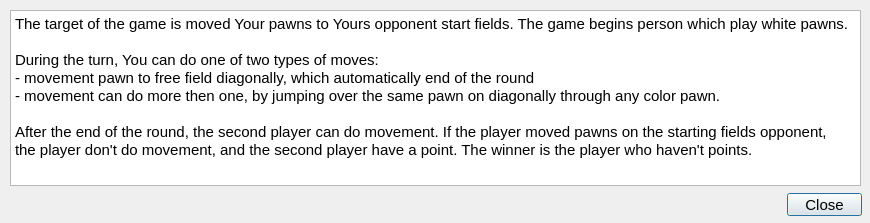
<?xml version="1.0" encoding="UTF-8"?>
<ui version="4.0">
 <class>rules_window</class>
 <widget class="QDialog" name="rules_window">
  <property name="geometry">
   <rect>
    <x>0</x>
    <y>0</y>
    <width>870</width>
    <height>223</height>
   </rect>
  </property>
  <property name="font">
   <font>
    <pointsize>11</pointsize>
   </font>
  </property>
  <property name="windowTitle">
   <string>Game rules</string>
  </property>
  <property name="windowIcon">
   <iconset resource="images.qrc">
    <normaloff>:/images/icon.ico</normaloff>:/images/icon.ico</iconset>
  </property>
  <widget class="QPushButton" name="pushButton">
   <property name="geometry">
    <rect>
     <x>787</x>
     <y>193</y>
     <width>75</width>
     <height>23</height>
    </rect>
   </property>
   <property name="text">
    <string>Close</string>
   </property>
  </widget>
  <widget class="QTextBrowser" name="textBrowser">
   <property name="geometry">
    <rect>
     <x>10</x>
     <y>10</y>
     <width>851</width>
     <height>176</height>
    </rect>
   </property>
   <property name="html">
    <string>&lt;!DOCTYPE HTML PUBLIC &quot;-//W3C//DTD HTML 4.0//EN&quot; &quot;http://www.w3.org/TR/REC-html40/strict.dtd&quot;&gt;
&lt;html&gt;&lt;head&gt;&lt;meta name=&quot;qrichtext&quot; content=&quot;1&quot; /&gt;&lt;style type=&quot;text/css&quot;&gt;
p, li { white-space: pre-wrap; }
&lt;/style&gt;&lt;/head&gt;&lt;body style=&quot; font-family:'MS Shell Dlg 2'; font-size:11pt; font-weight:400; font-style:normal;&quot;&gt;
&lt;p style=&quot; margin-top:0px; margin-bottom:0px; margin-left:0px; margin-right:0px; -qt-block-indent:0; text-indent:0px;&quot;&gt;The target of the game is moved Your pawns to Yours opponent start fields. The game begins person which play white pawns.&lt;/p&gt;
&lt;p style=&quot;-qt-paragraph-type:empty; margin-top:0px; margin-bottom:0px; margin-left:0px; margin-right:0px; -qt-block-indent:0; text-indent:0px;&quot;&gt;&lt;br /&gt;&lt;/p&gt;
&lt;p style=&quot; margin-top:0px; margin-bottom:0px; margin-left:0px; margin-right:0px; -qt-block-indent:0; text-indent:0px;&quot;&gt;During the turn, You can do one of two types of moves:&lt;/p&gt;
&lt;p style=&quot; margin-top:0px; margin-bottom:0px; margin-left:0px; margin-right:0px; -qt-block-indent:0; text-indent:0px;&quot;&gt;- movement pawn to free field diagonally, which automatically end of the round&lt;/p&gt;
&lt;p style=&quot; margin-top:0px; margin-bottom:0px; margin-left:0px; margin-right:0px; -qt-block-indent:0; text-indent:0px;&quot;&gt;- movement can do more then one, by jumping over the same pawn on diagonally through any color pawn.&lt;/p&gt;
&lt;p style=&quot;-qt-paragraph-type:empty; margin-top:0px; margin-bottom:0px; margin-left:0px; margin-right:0px; -qt-block-indent:0; text-indent:0px;&quot;&gt;&lt;br /&gt;&lt;/p&gt;
&lt;p style=&quot; margin-top:0px; margin-bottom:0px; margin-left:0px; margin-right:0px; -qt-block-indent:0; text-indent:0px;&quot;&gt;After the end of the round, the second player can do movement. If the player moved pawns on the starting fields opponent,&lt;/p&gt;
&lt;p style=&quot; margin-top:0px; margin-bottom:0px; margin-left:0px; margin-right:0px; -qt-block-indent:0; text-indent:0px;&quot;&gt;the player don't do movement, and the second player have a point. The winner is the player who haven't points.&lt;/p&gt;&lt;/body&gt;&lt;/html&gt;</string>
   </property>
  </widget>
 </widget>
 <resources>
  <include location="images.qrc"/>
 </resources>
 <connections/>
</ui>
